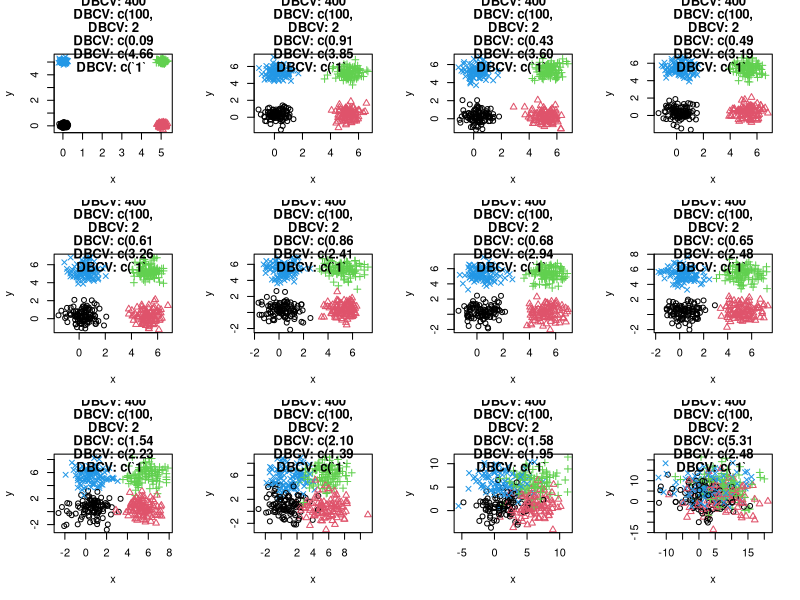

Here is the R script that generated this plot: (Note: this script raises an error after producing the figure.)
## ---- chunk 1
set.seed(2)
gen_square <- function(n, sd){
  x <- cbind(
    x = replicate(n, expr = runif(1, max = sd)) + rnorm(n, mean = c(0, 5, 5, 0), sd = sd),
    y = replicate(n, expr = runif(1, max = sd)) + rnorm(n, mean = c(0, 0, 5, 5), sd = sd)
  )
  true_clusters <- rep(1:4, time = n/4)
  return(list(x=x, cl = true_clusters))
}
## ---- chunk 2
sds <- c(0.1, 0.5, 0.55, 0.60, 0.65, 0.70, 0.75, 0.80, 1, 1.5, 2, 5)
test <- lapply(sds, function(sd_i) gen_square(400, sd_i))
layout(matrix(c(1:12), nrow = 3, ncol = 4, byrow = TRUE))
invisible(lapply(test, function(t1){
  plot(t1$x, col = t1$cl, pch = t1$cl, main = sprintf("DBCV: %.6s", dbscan::dbcv(x = t1$x, cl = t1$cl)))
}))
## ---- chunk 3
dbscan::dbcv(x = test[[3]]$x, cl = test[[3]]$cl) 
## ---- chunk 4
data("spiral")
plot(spiral[, 1:2], col = spiral[, 3], main = sprintf("DBCV: %0.4s", dbscan::dbcv(spiral[, 1:2], cl = spiral[, 3])))
## ---- chunk 5
## Mimicking the test scenario done in the paper
minPts <- seq(4, 20, by = 2)
iris_dist <- dist(iris[, 1:4])
eps <- seq(min(iris_dist), max(iris_dist), length.out = 1000L)

params <- expand.grid(minPts=minPts, eps=eps)
cl_res <- mapply(function(mp_i, eps_i){
  dbscan::dbscan(x = iris[, 1:4], minPts = mp_i, eps = eps_i)
}, params[, 1], params[, 2], SIMPLIFY = FALSE)


ari_values <- sapply(cl_res, function(cl) mclust::adjustedRandIndex(x = cl$cluster, y = iris[,5]))
dbcv_values <- sapply(cl_res, function(cl) dbscan::dbcv(x = iris[,1:4], cl = cl$cluster, xdist = iris_dist))
ari_values[which.max(dbcv_values)]
plot(iris[, 1:4], col = cl_res[[which.max(dbcv_values)]]$cluster + 1)
